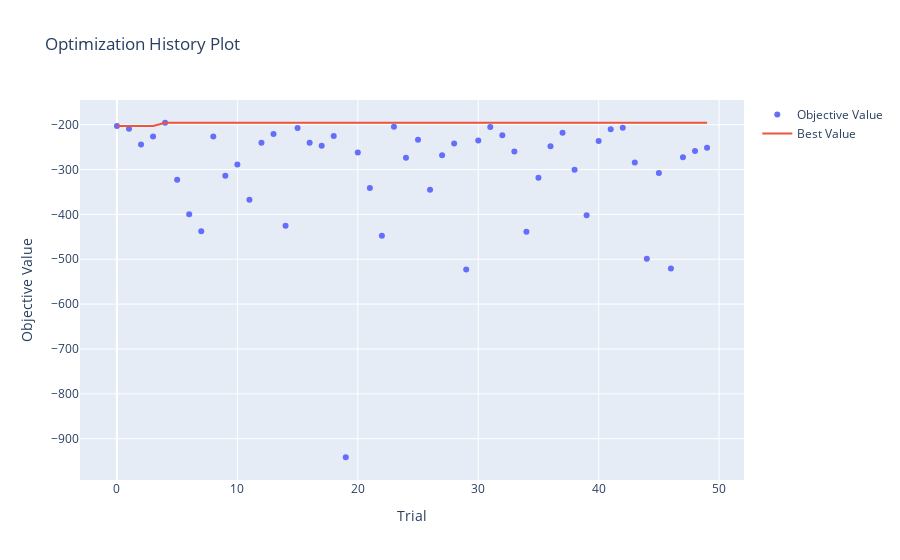

This figure's notebook cell:
### Code cell
optuna.visualization.plot_optimization_history(study)

### Figure 1 — Plotly figure (JSON) as saved in the notebook; plotly's stock layout.template omitted (floating-point values rounded to 4 significant figures)
{"data": [{"mode": "markers", "name": "Objective Value", "type": "scatter", "x": [0, 1, 2, 3, 4, 5, 6, 7, 8, 9, 10, 11, 12, 13, 14, 15, 16, 17, 18, 19, 20, 21, 22, 23, 24, 25, 26, 27, 28, 29, 30, 31, 32, 33, 34, 35, 36, 37, 38, 39, 40, 41, 42, 43, 44, 45, 46, 47, 48, 49], "y": [-202.6, -209.1, -244.2, -226.2, -195.6, -322.8, -399.4, -437.5, -226.4, -313.6, -289.0, -367.3, -240.2, -220.4, -425.1, -207.6, -239.9, -247.0, -225.2, -941.4, -261.8, -341.2, -447.8, -204.5, -273.4, -233.6, -345.0, -268.1, -242.0, -522.9, -235.0, -204.9, -223.2, -259.5, -438.9, -318.0, -248.0, -218.1, -300.6, -402.1, -236.3, -210.2, -207.0, -284.1, -499.1, -307.6, -520.7, -272.6, -258.5, -251.1]}, {"mode": "lines", "name": "Best Value", "type": "scatter", "x": [0, 1, 2, 3, 4, 5, 6, 7, 8, 9, 10, 11, 12, 13, 14, 15, 16, 17, 18, 19, 20, 21, 22, 23, 24, 25, 26, 27, 28, 29, 30, 31, 32, 33, 34, 35, 36, 37, 38, 39, 40, 41, 42, 43, 44, 45, 46, 47, 48, 49], "y": [-202.6, -202.6, -202.6, -202.6, -195.6, -195.6, -195.6, -195.6, -195.6, -195.6, -195.6, -195.6, -195.6, -195.6, -195.6, -195.6, -195.6, -195.6, -195.6, -195.6, -195.6, -195.6, -195.6, -195.6, -195.6, -195.6, -195.6, -195.6, -195.6, -195.6, -195.6, -195.6, -195.6, -195.6, -195.6, -195.6, -195.6, -195.6, -195.6, -195.6, -195.6, -195.6, -195.6, -195.6, -195.6, -195.6, -195.6, -195.6, -195.6, -195.6]}, {"marker": {"color": "#cccccc"}, "mode": "markers", "name": "Infeasible Trial", "showlegend": false, "type": "scatter", "x": [], "y": []}], "layout": {"title": {"text": "Optimization History Plot"}, "xaxis": {"title": {"text": "Trial"}}, "yaxis": {"title": {"text": "Objective Value"}}}}
